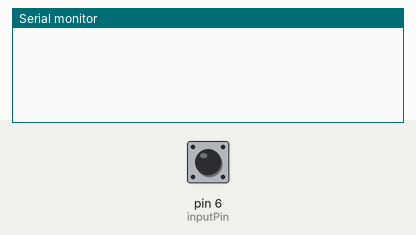
Bench run of a sketch on a simulated Arduino Uno, built with avr-gcc and run on an emulated ATmega328P. Shown: the last lines printed to the serial monitor. The inputs (shaded band) are chosen by the test bench; at power-on: pin 6 (inputPin) HIGH.

Above: at 1.2 s.
1.3 s: pin 6 (inputPin) pulled LOW for 0.15 s
At 1.43 s:
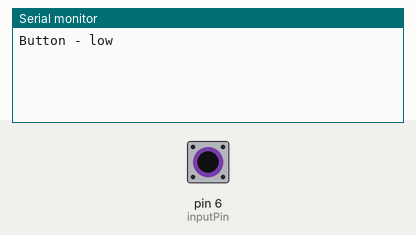
At 1.8 s:
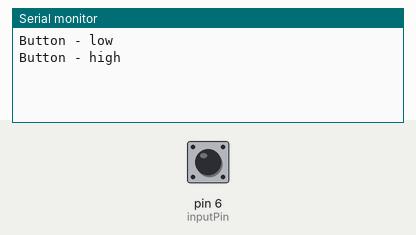

Measured:
- after the input at 1.3 s, the serial monitor: prints a new line at once (image 1)

The sketch:

SwitchTest.ino
```cpp
int inputPin = 6;

int buttonState;
int val;

void setup() {
   pinMode(inputPin, INPUT);
   digitalWrite(inputPin, HIGH);

   Serial.begin(9600);
   buttonState = digitalRead(inputPin); // store initial button state (should be high)
}

void loop() {
   val = digitalRead(inputPin);

   if (val != buttonState) {
       if (val == LOW) {
           Serial.println("Button - low");
       } else {
           Serial.println("Button - high");
       }
   }

   buttonState = val;
}
```
